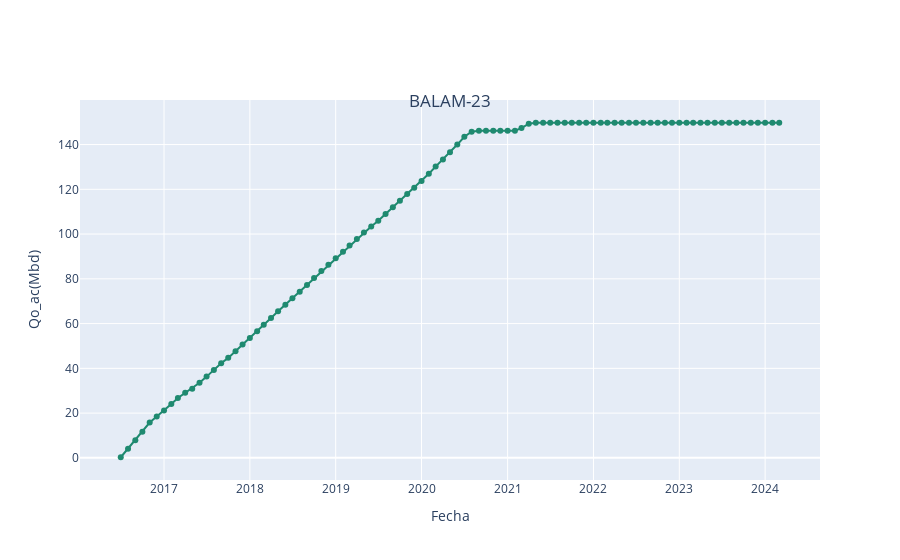

The notebook cell this image was saved under:
### Markdown cell above
### Producción acumulada aceite

### Code cell
plot_oil(tablero_pozo, tablero_pozo["Fecha"], tablero_pozo["Qo_ac(Mbd)"], pozo)
